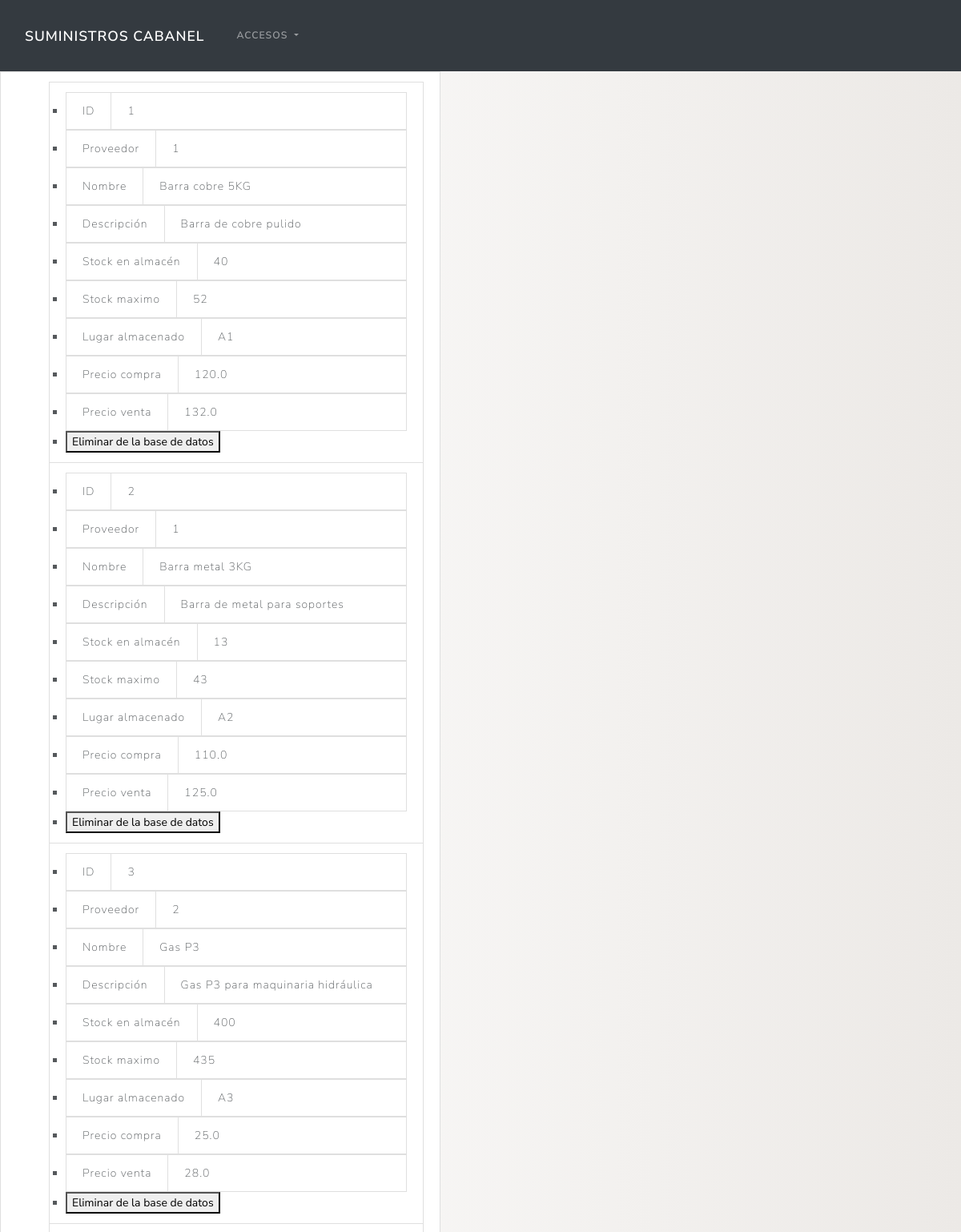
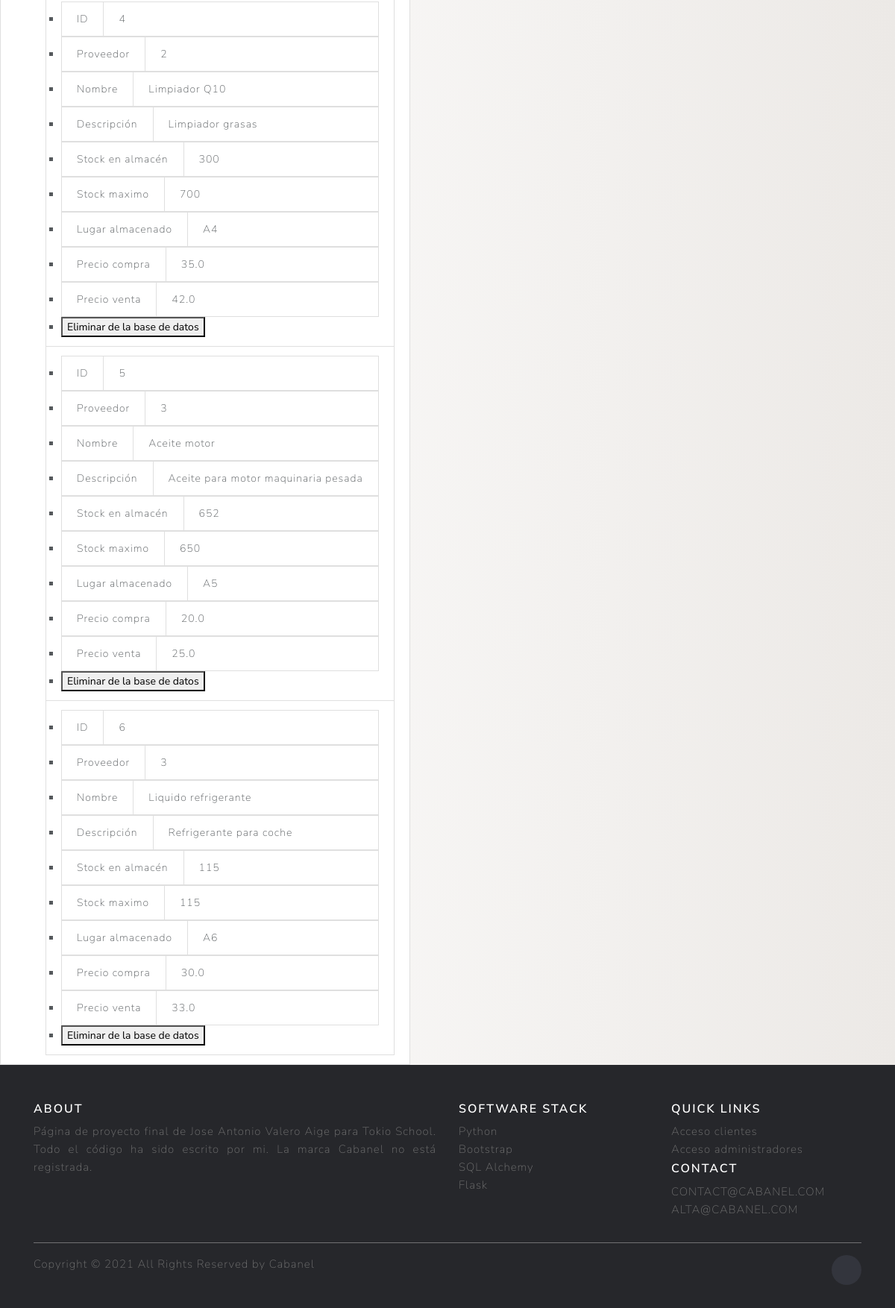
/listaProductos, run on the app's committed database (2 pictures, top to bottom).
### models.py (models this page shows, shortened)
class Producto(db.Base):
    __tablename__ = "productos"
    id = Column(Integer, primary_key=True) # Identificador único de cada producto (autogenerado
    proveedor = Column('proveedorID', Integer, ForeignKey("proveedores.id"), nullable=False)
    nombreProd = Column(String(200), nullable=False) # Nombre del producto
    fechaFabricacion = Column(String(200)) # Cuando fue fabricado el producto
    descripcion = Column(String(200)) #Pequeña descripción del producto
    stock = Column(Integer) #Numero de unidades en almacén
    lugar = Column(String) #En que lugar del almacén se encuentra
    precioCompra = Column(Float)  #Precio al que lo compramos
    precioVenta = Column(Float) #Precio al que lo vendemos ( sin IVA )
    stockMax = Column(String(200)) #Stock maximo que queremos tener en el almacén

### main.py (the view)
@app.route('/listaProductos')  # Renderización del listado de productos
def listaProductos():
    todosLosProductos = db.session.query(Producto).all()
    return render_template('listaProductos.html', listaDeProductos=todosLosProductos)

### templates/listaProductos.html (shortened to what this page needs)
<!DOCTYPE html>
<html lang="en">
<head>
  <link rel="stylesheet" href="{{ url_for('static', filename='main.css') }}">
  <link rel="stylesheet" href="https://cdn.jsdelivr.net/npm/bootswatch@4.5.2/dist/lux/bootstrap.min.css"
>
</head>
<body>
<nav class="navbar navbar-expand-lg navbar-dark bg-dark">
  <div class="container-fluid">
    <a class="navbar-brand" href="/">Suministros Cabanel</a>
    <div class="collapse navbar-collapse" id="navbarNavDarkDropdown">
      <ul class="navbar-nav">
        <li class="nav-item dropdown">
          <a class="nav-link dropdown-toggle" href="#" id="navbarDarkDropdownMenuLink" role="button" data-bs-toggle="dropdown" aria-expanded="false">
            Accesos
          </a>
        </li>
      </ul>
    </div>
  </div>
</nav>
<ul class="list-group list-group-horizontal-xl">
  <li class="list-group-item">
    <ul>
      {% for producto in listaDeProductos %}
      <ul class="list-group-item">
        <li>
          <ul class="list-group list-group-horizontal ">
            <li class="list-group-item">ID</li>
            <li class="list-group-item flex-fill">
              {{producto.id}}
            </li>
          </ul>
        </li>
        <li>
          <ul class="list-group list-group-horizontal ">
            <li class="list-group-item">Proveedor</li>
            <li class="list-group-item flex-fill">
              {{producto.proveedor}}
            </li>
          </ul>
        <li>
          <ul class="list-group list-group-horizontal ">
            <li class="list-group-item">Nombre</li>
            <li class="list-group-item flex-fill">
              {{producto.nombreProd}}
            </li>
          </ul>
        </li>
        <li>
          <ul class="list-group list-group-horizontal">
            <li class="list-group-item ">Descripción</li>
            <li class="list-group-item flex-fill ">
              {{producto.descripcion}}
            </li>
          </ul>
        </li>
        <li>
          <ul class="list-group list-group-horizontal">
            <li class="list-group-item ">Stock en almacén</li>
            <li class="list-group-item flex-fill">
              {{producto.stock}}
            </li>
          </ul>
        </li>
        <li>
          <ul class="list-group list-group-horizontal">
            <li class="list-group-item ">Stock maximo</li>
            <li class="list-group-item flex-fill">
              {{producto.stockMax}}
            </li>
          </ul>
        </li>
        <li>
          <ul class="list-group list-group-horizontal">
            <li class="list-group-item ">Lugar almacenado</li>
            <li class="list-group-item flex-fill">
              {{producto.lugar}}
            </li>
          </ul>
        </li>
        <li>
          <ul class="list-group list-group-horizontal">
            <li class="list-group-item " >Precio compra</li>
            <li class="list-group-item flex-fill">
              {{producto.precioCompra}}
            </li>
          </ul>
        </li>
        <li>
          <ul class="list-group list-group-horizontal">
            <li class="list-group-item ">Precio venta</li>
            <li class="list-group-item flex-fill">
              {{producto.precioVenta}}
            </li>
          </ul>
        </li>
        <li>
          <a href="/eliminarProducto/{{producto.id}}" style="text-decoration:none">
            <button> Eliminar de la base de datos </button>
          </a>
        </li>
      </ul>
      {% endfor %}
    </ul>
  </li>
</ul>
<footer class="site-footer">
  <div class="container">
    <div class="row">
      <div class="col-sm-12 col-md-6">
        <h6>About</h6>
        <p class="text-justify">Página de proyecto final de Jose Antonio Valero Aige para Tokio School. Todo el código ha sido escrito por mi. La marca Cabanel no está registrada. </p>
      </div>
      <div class="col-xs-6 col-md-3">
        <h6>Software Stack</h6>
        <ul class="footer-links">
          <li><a href="https://www.python.org/">Python</a></li>
          <li><a href="https://getbootstrap.com/">Bootstrap</a></li>
          <li><a href="https://www.sqlalchemy.org/">SQL Alchemy</a></li>
          <li><a href="https://flask.palletsprojects.com/en/2.0.x/">Flask</a></li>
        </ul>
      </div>
      <div class="col-xs-6 col-md-3">
        <h6>Quick Links</h6>
        <ul class="footer-links">
          <li><a href="/clientes">Acceso clientes</a></li>
          <li><a href="/administradores">Acceso administradores</a></li><h6>Contact</h6>
          <li>CONTACT@CABANEL.COM</li>
          <li>ALTA@CABANEL.COM</li>
        </ul>
      </div>
    </div>
    <hr>
  </div>
  <div class="container">
    <div class="row">
      <div class="col-md-8 col-sm-6 col-xs-12">
        <p class="copyright-text">Copyright &copy; 2021 All Rights Reserved by Cabanel
        </p>
      </div>
      <div class="col-md-4 col-sm-6 col-xs-12">
        <ul class="social-icons">
          <li><a class="linkedin" href="https://www.linkedin.com/in/jose-antonio-valero-aige-2531731b3/"></a></li>
        </ul>
      </div>
    </div>
  </div>
</footer>
</body>
</html>

### static/main.css (style rules this page uses)
body { background:background: #ECE9E6; background: -webkit-linear-gradient(to right, #FFFFFF, #ECE9E6); background: linear-gradient(to right, #FFFFFF, #ECE9E6); ; }
.site-footer { background-color:#26272b; padding:45px 0 20px; font-size:15px; line-height:24px; color:#737373; }
.site-footer hr { border-top-color:#bbb; opacity:0.5 }
.site-footer h6 { color:#fff; font-size:16px; text-transform:uppercase; margin-top:5px; letter-spacing:2px }
.site-footer a { color:#737373; }
.footer-links { padding-left:0; list-style:none }
.footer-links li { display:block }
.footer-links a { color:#737373 }
.site-footer .social-icons { text-align:right }
.site-footer .social-icons a { width:40px; height:40px; line-height:40px; margin-left:6px; margin-right:0; border-radius:100%; background-color:#33353d }
.copyright-text { margin:0 }
.social-icons { padding-left:0; margin-bottom:0; list-style:none }
.social-icons li { display:inline-block; margin-bottom:4px }
.social-icons a { background-color:#eceeef; color:#818a91; font-size:16px; display:inline-block; line-height:44px; width:44px; height:44px; text-align:center; margin-right:8px; border-radius:100%; -webkit-transition:all .2s linear; -o-transition:all .2s linear; transition:all .2s linear }

### data on the page
Producto: id "1", proveedor "1", nombreProd "Barra cobre 5KG", descripcion "Barra de cobre pulido", stock "40", stockMax "52", lugar "A1", precioCompra "120.0", precioVenta "132.0"
Producto: id "2", proveedor "1", nombreProd "Barra metal 3KG", descripcion "Barra de metal para soportes", stock "13", stockMax "43", lugar "A2", precioCompra "110.0", precioVenta "125.0"
Producto: id "3", proveedor "2", nombreProd "Gas P3", descripcion "Gas P3 para maquinaria hidráulica", stock "400", stockMax "435", lugar "A3", precioCompra "25.0", precioVenta "28.0"
Producto: id "4", proveedor "2", nombreProd "Limpiador Q10", descripcion "Limpiador grasas", stock "300", stockMax "700", lugar "A4", precioCompra "35.0", precioVenta "42.0"
Producto: id "5", proveedor "3", nombreProd "Aceite motor", descripcion "Aceite para motor maquinaria pesada", stock "652", stockMax "650", lugar "A5", precioCompra "20.0", precioVenta "25.0"
Producto: id "6", proveedor "3", nombreProd "Liquido refrigerante", descripcion "Refrigerante para coche", stock "115", stockMax "115", lugar "A6", precioCompra "30.0", precioVenta "33.0"
